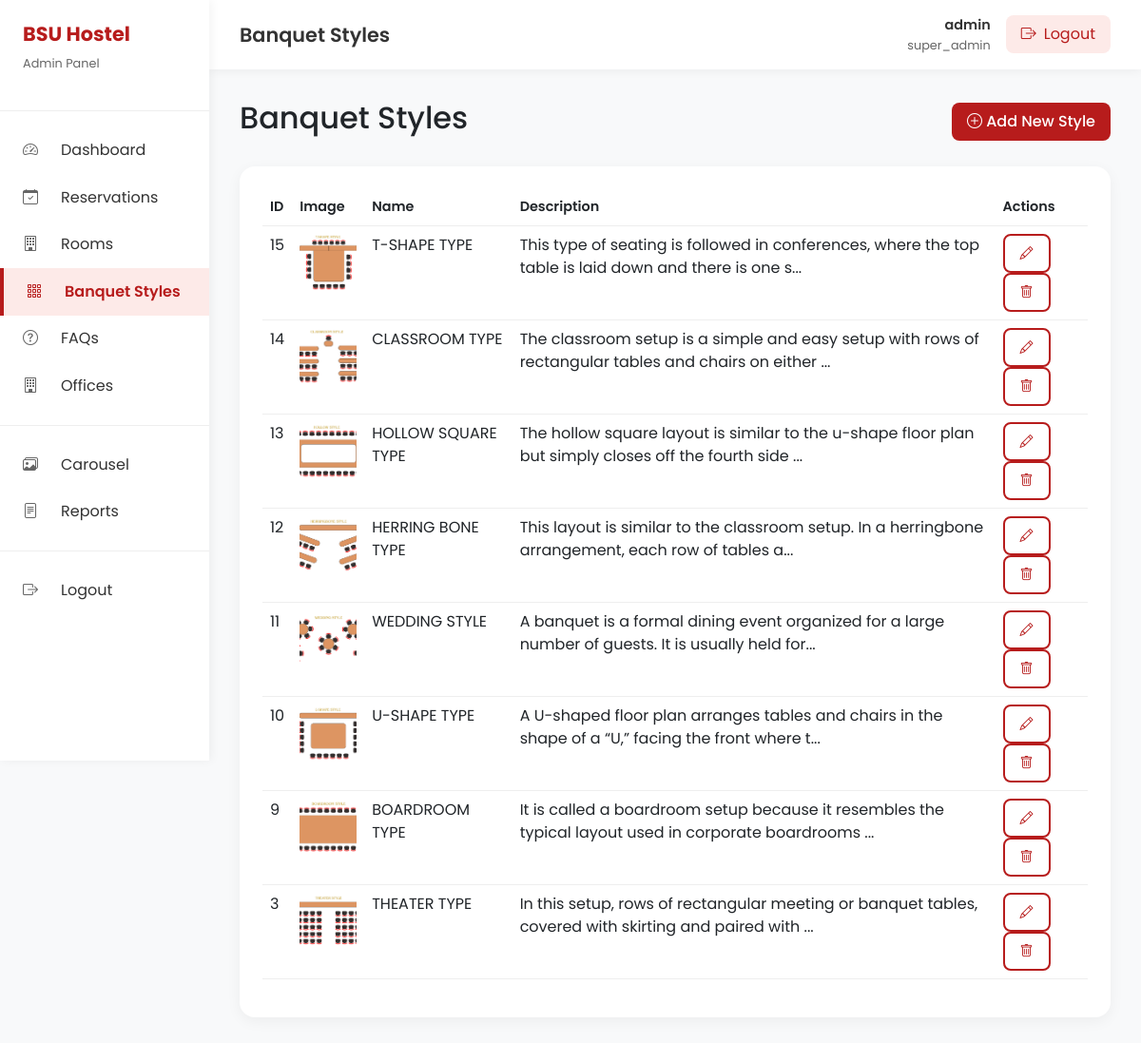
Screenshot of /admin/banquet.php (signed in) with the database file from the repository.
### tables this page shows
CREATE TABLE `banquet` (
  `id` int(11) NOT NULL,
  `image` varchar(100) NOT NULL,
  `name` varchar(50) NOT NULL,
  `description` varchar(500) NOT NULL,
  `is_active` tinyint(1) DEFAULT 1
);

### admin/inc/auth.php (called while the page is built, shortened)
<?php
function getAdminInfo($conn) {
    $stmt = $conn->prepare("SELECT id, username, email, role, last_login FROM admin_users WHERE id = ?");
    $stmt->bind_param("i", $_SESSION['admin_id']);
    $stmt->execute();
    return $stmt->get_result()->fetch_assoc();
}
?>

### admin/banquet.php (the view, shortened to what this page needs)
<?php
$pageTitle = 'Banquet Styles';
require_once __DIR__ . '/inc/header.php';
$banquet = $conn->query("SELECT * FROM banquet ORDER BY id DESC");
?>
<div class="d-flex justify-content-between align-items-center mb-4">
    <h2>Banquet Styles</h2>
    <button type="button" class="btn btn-primary" data-bs-toggle="modal" data-bs-target="#addModal">
        <i class="bi bi-plus-circle"></i> Add New Style
    </button>
</div>
<div class="table-responsive">
    <table class="table">
        <thead>
            <tr>
                <th>ID</th>
                <th>Image</th>
                <th>Name</th>
                <th>Description</th>
                <th>Actions</th>
            </tr>
        </thead>
        <tbody>
            <?php while ($row = $banquet->fetch_assoc()): ?>
            <tr>
                <td><?= $row['id'] ?></td>
                <td>
                    <?php if (!empty($row['image'])): ?>
                        <img src="<?= BASE_URL ?>/assets/images/banquet/<?= $row['image'] ?>" alt="" style="width: 60px; height: 60px; object-fit: cover; border-radius: 8px;">
                    <?php else: ?>
                        <span class="text-muted">No image</span>
                    <?php endif; ?>
                </td>
                <td><?= htmlspecialchars($row['name']) ?></td>
                <td><?= htmlspecialchars(substr($row['description'] ?? '', 0, 100)) ?>...</td>
                <td>
                    <button class="btn btn-sm btn-outline" onclick="editBanquet(<?= $row['id'] ?>)">
                        <i class="bi bi-pencil"></i>
                    </button>
                    <button class="btn btn-sm btn-outline" onclick="deleteBanquet(<?= $row['id'] ?>)">
                        <i class="bi bi-trash"></i>
                    </button>
                </td>
            </tr>
            <?php endwhile; ?>
        </tbody>
    </table>
</div>
<?php require_once __DIR__ . '/inc/footer.php'; ?>

### admin/inc/header.php (shortened to what this page needs)
<?php
require_once __DIR__ . '/auth.php';
$current_page = basename($_SERVER['PHP_SELF']);
$admin = getAdminInfo($conn);
?>
<!DOCTYPE html>
<html lang="en">
<head>
    <link href="https://cdn.jsdelivr.net/npm/bootstrap@5.3.0/dist/css/bootstrap.min.css" rel="stylesheet">
    <link href="https://cdn.jsdelivr.net/npm/bootstrap-icons@1.11.1/font/bootstrap-icons.css" rel="stylesheet">
</head>
<body>
    <div class="admin-wrapper">
        <div class="sidebar" id="sidebar">
            <div class="sidebar-header">
                <div>
                    <h2>BSU Hostel</h2>
                    <p>Admin Panel</p>
                </div>
            </div>
            <nav class="sidebar-nav">
                <a href="index.php" class="<?= $current_page == 'index.php' ? 'active' : '' ?>">
                    <i class="bi bi-speedometer2"></i>
                    Dashboard
                </a>
                <a href="reservations.php" class="<?= $current_page == 'reservations.php' ? 'active' : '' ?>">
                    <i class="bi bi-calendar-check"></i>
                    Reservations
                </a>
                <a href="rooms.php" class="<?= $current_page == 'rooms.php' ? 'active' : '' ?>">
                    <i class="bi bi-building"></i>
                    Rooms
                </a>
                <a href="banquet.php" class="<?= $current_page == 'banquet.php' ? 'active' : '' ?>">
                    <i class="bi bi-grid-3x3-gap"></i>
                    Banquet Styles
                </a>
                <a href="faq.php" class="<?= $current_page == 'faq.php' ? 'active' : '' ?>">
                    <i class="bi bi-question-circle"></i>
                    FAQs
                </a>
                <a href="offices.php" class="<?= $current_page == 'offices.php' ? 'active' : '' ?>">
                    <i class="bi bi-building"></i>
                    Offices
                </a>
                <div class="nav-divider"></div>
                <a href="carousel.php" class="<?= $current_page == 'carousel.php' ? 'active' : '' ?>">
                    <i class="bi bi-images"></i>
                    Carousel
                </a>
                <a href="reports.php" class="<?= $current_page == 'reports.php' ? 'active' : '' ?>">
                    <i class="bi bi-file-text"></i>
                    Reports
                </a>
                <div class="nav-divider"></div>
                <a href="logout.php">
                    <i class="bi bi-box-arrow-right"></i>
                    Logout
                </a>
            </nav>
        </div>
        <div class="main-content">
            <div class="top-bar">
                <div style="display: flex; align-items: center; gap: 1rem;">
                    <div class="page-title"><?= $pageTitle ?? 'Dashboard' ?></div>
                </div>
                <div class="user-menu">
                    <div class="user-info">
                        <div class="user-name"><?= htmlspecialchars($admin['username'] ?? 'Admin') ?></div>
                        <div class="user-role"><?= htmlspecialchars($admin['role'] ?? 'Administrator') ?></div>
                    </div>
                    <a href="logout.php" class="btn-logout">
                        <i class="bi bi-box-arrow-right"></i>
                        <span>Logout</span>
                    </a>
                </div>
            </div>
            <div class="content-area">

### admin/inc/header.php (style rules this page uses)
* { margin: 0; padding: 0; box-sizing: border-box; }
:root { --bsu-red: #b71c1c; --bsu-red-dark: #8b0000; --sidebar-width: 260px; }
body { font-family: 'Poppins', sans-serif; background: #f8f9fa; min-height: 100vh; }
.admin-wrapper { display: flex; }
.sidebar { width: var(--sidebar-width); background: white; min-height: 100vh; position: fixed; left: 0; top: 0; box-shadow: 2px 0 10px rgba(0,0,0,0.05); z-index: 100; transition: transform 0.3s ease; }
.sidebar-header { padding: 1.5rem; border-bottom: 1px solid #eee; display: flex; justify-content: space-between; align-items: center; }
.sidebar-header h2 { color: var(--bsu-red); font-size: 1.3rem; font-weight: 700; }
.sidebar-header p { color: #666; font-size: 0.8rem; }
.sidebar-nav { padding: 1rem 0; }
.sidebar-nav a { display: flex; align-items: center; gap: 1rem; padding: 0.8rem 1.5rem; color: #333; text-decoration: none; transition: all 0.3s ease; position: relative; }
.sidebar-nav a i { width: 24px; color: #666; transition: color 0.3s ease; }
.sidebar-nav a.active { background: #fdeae8; color: var(--bsu-red); font-weight: 600; border-left: 4px solid var(--bsu-red); }
.sidebar-nav a.active i { color: var(--bsu-red); }
.nav-divider { height: 1px; background: #eee; margin: 1rem 0; }
.main-content { flex: 1; margin-left: var(--sidebar-width); min-height: 100vh; background: #f8f9fa; transition: margin-left 0.3s ease; }
.top-bar { background: white; padding: 1rem 2rem; display: flex; justify-content: space-between; align-items: center; box-shadow: 0 2px 10px rgba(0,0,0,0.05); }
.page-title { font-size: 1.3rem; font-weight: 600; color: #333; }
.user-menu { display: flex; align-items: center; gap: 1rem; }
.user-info { text-align: right; }
.user-name { font-weight: 600; color: #333; font-size: 0.9rem; }
.user-role { color: #666; font-size: 0.8rem; }
.btn-logout { background: #fdeae8; color: var(--bsu-red); border: none; padding: 0.5rem 1rem; border-radius: 8px; cursor: pointer; transition: all 0.3s ease; display: flex; align-items: center; gap: 0.5rem; text-decoration: none; }
.content-area { padding: 2rem; }
.table-responsive { background: white; border-radius: 16px; padding: 1.5rem; box-shadow: 0 4px 15px rgba(0,0,0,0.05); overflow-x: auto; }
table { width: 100%; border-collapse: collapse; min-width: 800px; }
th { text-align: left; padding: 1rem; color: #666; font-weight: 600; font-size: 0.9rem; border-bottom: 2px solid #eee; }
td { padding: 1rem; border-bottom: 1px solid #eee; color: #333; }
.btn { padding: 0.5rem 1rem; border-radius: 8px; border: none; cursor: pointer; font-weight: 500; transition: all 0.3s ease; }
.btn-primary { background: var(--bsu-red); color: white; }
.btn-outline { background: white; border: 2px solid var(--bsu-red); color: var(--bsu-red); }
@media (max-width: 1200px) { :root { --sidebar-width: 220px; } }

### rows the page displays
banquet: id "15", image (picture), name "T-SHAPE TYPE", description "This type of seating is followed in conferences, where the top table is laid down and there is one s"
banquet: id "14", image (picture), name "CLASSROOM TYPE", description "The classroom setup is a simple and easy setup with rows of rectangular tables and chairs on either"
banquet: id "13", image (picture), name "HOLLOW SQUARE TYPE", description "The hollow square layout is similar to the u-shape floor plan but simply closes off the fourth side"
banquet: id "12", image (picture), name "HERRING BONE TYPE", description "This layout is similar to the classroom setup. In a herringbone arrangement, each row of tables a"
banquet: id "11", image (picture), name "WEDDING STYLE", description "A banquet is a formal dining event organized for a large number of guests. It is usually held for"
banquet: id "10", image (picture), name "U-SHAPE TYPE", description "A U-shaped floor plan arranges tables and chairs in the shape of a “U,” facing the front where t"
banquet: id "9", image (picture), name "BOARDROOM TYPE", description "It is called a boardroom setup because it resembles the typical layout used in corporate boardrooms"
banquet: id "3", image (picture), name "THEATER TYPE", description "In this setup, rows of rectangular meeting or banquet tables, covered with skirting and paired with"

### other values shown
$pageTitle "Banquet Styles"
$admin['username'] "admin"
$admin['role'] "super_admin"
